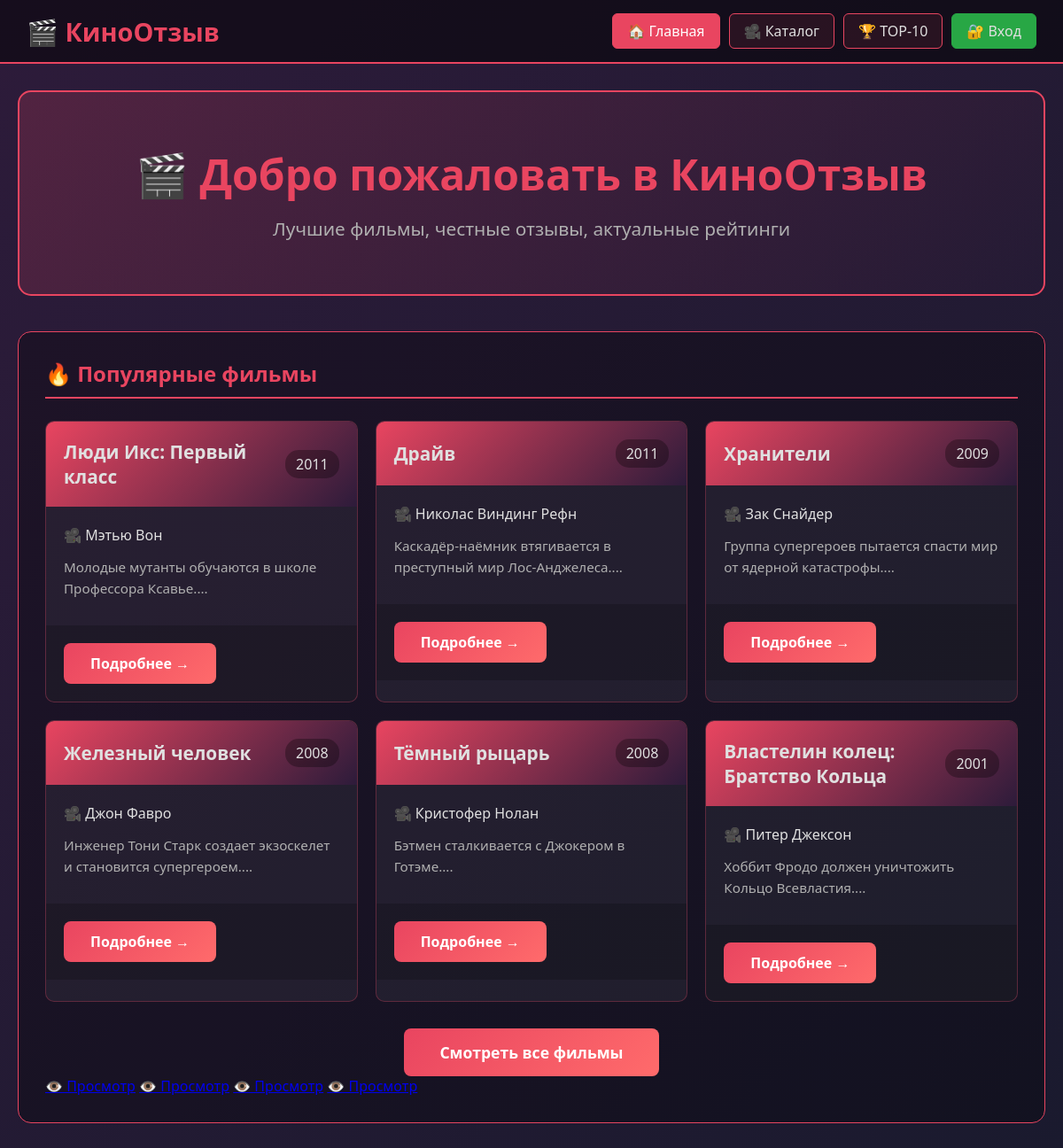
The page /hui123/my-new-project-film-strict/public/index.php on the database its author committed.
### tables this page shows
CREATE TABLE `movies` (
  `id` int(11) NOT NULL,
  `title` varchar(255) NOT NULL,
  `year` year(4) NOT NULL,
  `director` varchar(100) DEFAULT NULL,
  `description` text DEFAULT NULL
);

### hui123/my-new-project-film-strict/src/Controllers/MovieController.php (called while the page is built, shortened)
<?php
class MovieController {
    private $pdo;
    public function __construct($pdo) {
        $this->pdo = $pdo;
    }
    public function index() {
        $movies = Movie::getAll($this->pdo);
        $topMovies = array_slice($movies, 0, 6);
        require dirname(__DIR__) . '/Views/home.php';
    }
}
?>

### hui123/my-new-project-film-strict/src/Models/Movie.php (called while the page is built, shortened)
<?php
class Movie {
    public static function getAll(PDO $pdo) {
        try {
            $stmt = $pdo->query("SELECT id, title, year, director, description FROM movies ORDER BY year DESC");
            $rows = $stmt->fetchAll(PDO::FETCH_ASSOC);
            $movies = [];
            foreach ($rows as $row) {
                $movie = new self($pdo);
                $movie->id = $row['id'];
                $movie->title = $row['title'];
                $movie->year = $row['year'];
                $movie->director = $row['director'];
                $movie->description = $row['description'];
                $movies[] = $movie;
            }
            return $movies;
        } catch (PDOException $e) {
            error_log("Ошибка получения списка фильмов: " . $e->getMessage());
            return [];
        }
    }
}
?>

### hui123/my-new-project-film-strict/src/Helpers/functions.php (called while the page is built)
<?php
function e($text) {
    return htmlspecialchars($text ?? '', ENT_QUOTES, 'UTF-8');
}
?>

### hui123/my-new-project-film-strict/src/Views/home.php (the view, shortened to what this page needs)
<div class="hero">
    <h1>🎬 Добро пожаловать в КиноОтзыв</h1>
    <p>Лучшие фильмы, честные отзывы, актуальные рейтинги</p>
</div>
<div class="section">
    <h2>🔥 Популярные фильмы</h2>
    <div class="movies-grid">
        <?php foreach ($topMovies as $movie): ?>
            <div class="movie-card">
                <div class="movie-card-header">
                    <h3><?= e($movie->title) ?></h3>
                    <span class="year"><?= e($movie->year) ?></span>
                </div>
                <div class="movie-card-body">
                    <p><strong>🎥</strong> <?= e($movie->director) ?></p>
                    <p class="description"><?= e(mb_substr($movie->description, 0, 100)) ?>...</p>
                </div>
                <div class="movie-card-footer">
                    <a href="?page=movie&id=<?= $movie->id ?>" class="btn">Подробнее →</a>
                </div>
            </div>
        <?php endforeach; ?>
    </div>
    <div style="text-align: center; margin-top: 30px;">
        <a href="?page=movies" class="btn" style="padding: 15px 40px; font-size: 1.1em;">Смотреть все фильмы</a>
    </div>
    <a href="?page=top10" class="btn-view">👁️ Просмотр</a>
<a href="?page=all_reviews" class="btn-view">👁️ Просмотр</a>
<a href="?page=user_stats" class="btn-view">👁️ Просмотр</a>
<a href="?page=movie_reviews" class="btn-view">👁️ Просмотр</a>
</div>

### hui123/my-new-project-film-strict/public/index.php (shortened to what this page needs)
<?php
spl_autoload_register(function ($class) {
    $prefixes = [
        'Controllers\\' => __DIR__ . '/../src/Controllers/',
        'Models\\' => __DIR__ . '/../src/Models/',
        'Exports\\' => __DIR__ . '/../src/Exports/',
    ];
    foreach ($prefixes as $prefix => $base_dir) {
        $len = strlen($prefix);
        if (strncmp($prefix, $class, $len) !== 0) {
            continue;
        }
        $relative_class = substr($class, $len);
        $file = $base_dir . str_replace('\\', '/', $relative_class) . '.php';
    }
});
require_once __DIR__ . '/../src/Helpers/functions.php';
$conn = getConnection();
$pdo = $conn[1];
$movieController = new Controllers\MovieController($pdo);
$page = $_GET['page'] ?? 'home';
$currentPage = $page;
?>
<!DOCTYPE html>
<html lang="ru">
<head>
    <link rel="stylesheet" href="css/style.css?v=<?= time() ?>">
</head>
<body>
    <div class="header">
        <div class="header-content">
            <a href="?page=home" class="logo">🎬 КиноОтзыв</a>
            <nav class="nav">
                <a href="?page=home" class="<?= $currentPage === 'home' ? 'active' : '' ?>">🏠 Главная</a>
                <a href="?page=movies" class="<?= $currentPage === 'movies' ? 'active' : '' ?>">🎥 Каталог</a>
                <a href="?page=top10" class="<?= $currentPage === 'top10' ? 'active' : '' ?>">🏆 TOP-10</a>
                <?php if (isset($_SESSION['user_id'])): ?>
                    <a href="?page=export" class="<?= $currentPage === 'export' ? 'active' : '' ?>">📄 Экспорт</a>
                    <span class="user-info">👤 <?= e($_SESSION['user_login']) ?></span>
                    <a href="?logout=1" style="background: #dc3545; border-color: #dc3545;">🚪 Выход</a>
                <?php else: ?>
                    <a href="?page=login" style="background: #28a745; border-color: #28a745;">🔐 Вход</a>
                <?php endif; ?>
            </nav>
        </div>
    </div>
    <div class="container">
        <?php
        switch ($page) {
            case 'home':
                $movieController->index();
                break;
        }
        ?>
    </div>
</body>
</html>

### hui123/my-new-project-film-strict/public/css/style.css (style rules this page uses)
* { margin: 0; padding: 0; box-sizing: border-box; }
body { font-family: 'Segoe UI', Tahoma, Geneva, Verdana, sans-serif; background: linear-gradient(135deg, #2d1b3a 0%, #1a1a2e 100%); min-height: 100vh; color: #e0e0e0; }
.header { background: rgba(0,0,0,0.5); padding: 15px 30px; border-bottom: 2px solid #e94560; }
.header-content { max-width: 1400px; margin: 0 auto; display: flex; justify-content: space-between; align-items: center; flex-wrap: wrap; gap: 15px; }
.logo { font-size: 1.8em; font-weight: bold; color: #e94560; text-decoration: none; }
.nav { display: flex; gap: 10px; flex-wrap: wrap; align-items: center; }
.nav a { padding: 8px 16px; background: rgba(233, 69, 96, 0.1); color: #e0e0e0; text-decoration: none; border: 1px solid #e94560; border-radius: 6px; transition: all 0.3s; }
.nav a:hover, .nav a.active { background: #e94560; color: white; }
.container { max-width: 1400px; margin: 30px auto; padding: 0 20px; }
.btn { display: inline-block; padding: 12px 30px; background: linear-gradient(135deg, #e94560, #ff6b6b); color: white; text-decoration: none; border-radius: 8px; border: none; cursor: pointer; font-size: 1em; font-weight: 600; transition: all 0.3s; }
.movies-grid { display: grid; grid-template-columns: repeat(auto-fill, minmax(350px, 1fr)); gap: 25px; }
.movie-card { background: rgba(255,255,255,0.05); border-radius: 12px; overflow: hidden; border: 1px solid rgba(233, 69, 96, 0.3); transition: all 0.3s; }
.movie-card-header { background: linear-gradient(135deg, #e94560, #2d1b3a); padding: 20px; display: flex; justify-content: space-between; align-items: center; }
.movie-card-header h3 { margin: 0; font-size: 1.4em; }
.year { background: rgba(0,0,0,0.3); padding: 5px 15px; border-radius: 20px; }
.movie-card-body { padding: 20px; }
.movie-card-body p { margin-bottom: 10px; line-height: 1.6; }
.description { color: #b0b0b0; font-size: 0.95em; }
.movie-card-footer { padding: 20px; background: rgba(0,0,0,0.2); }
.hero { text-align: center; padding: 60px 20px; background: linear-gradient(135deg, rgba(233,69,96,0.2), rgba(45,27,58,0.2)); border-radius: 15px; margin-bottom: 40px; border: 2px solid #e94560; }
.hero h1 { font-size: 3em; color: #e94560; margin-bottom: 15px; }
.hero p { font-size: 1.3em; color: #b0b0b0; }
.section { background: rgba(0,0,0,0.3); padding: 30px; border-radius: 15px; margin-bottom: 30px; border: 1px solid #e94560; }
.section h2 { color: #e94560; margin-bottom: 25px; padding-bottom: 10px; border-bottom: 2px solid #e94560; }

### hui123/my-new-project-film-strict/src/Views/home.php (style rules this page uses)
.hero { text-align: center; padding: 60px 20px; background: linear-gradient(135deg, rgba(233, 69, 96, 0.2), rgba(45, 27, 58, 0.2)); border-radius: 15px; margin-bottom: 40px; border: 2px solid #e94560; }
.hero h1 { font-size: 3em; color: #e94560; margin-bottom: 15px; }
.hero p { font-size: 1.3em; color: #b0b0b0; }
.section { background: rgba(0,0,0,0.3); padding: 30px; border-radius: 15px; margin-bottom: 30px; border: 1px solid #e94560; }
.section h2 { color: #e94560; margin-bottom: 25px; padding-bottom: 10px; border-bottom: 2px solid #e94560; }
.movies-grid { display: grid; grid-template-columns: repeat(auto-fill, minmax(300px, 1fr)); gap: 20px; }
.movie-card { background: rgba(255,255,255,0.05); border-radius: 10px; overflow: hidden; border: 1px solid rgba(233, 69, 96, 0.3); transition: transform 0.3s; }
.movie-card-header { background: linear-gradient(135deg, #e94560, #2d1b3a); padding: 20px; display: flex; justify-content: space-between; align-items: center; }
.movie-card-header h3 { margin: 0; font-size: 1.3em; }
.year { background: rgba(0,0,0,0.3); padding: 5px 12px; border-radius: 15px; }
.movie-card-body { padding: 20px; }
.description { color: #b0b0b0; font-size: 0.95em; }
.movie-card-footer { padding: 20px; background: rgba(0,0,0,0.2); }

### rows shown on the page
movies: title "Люди Икс: Первый класс", year "2011", director "Мэтью Вон", description "Молодые мутанты обучаются в школе Профессора Ксавье."
movies: title "Драйв", year "2011", director "Николас Виндинг Рефн", description "Каскадёр-наёмник втягивается в преступный мир Лос-Анджелеса."
movies: title "Хранители", year "2009", director "Зак Снайдер", description "Группа супергероев пытается спасти мир от ядерной катастрофы."
movies: title "Железный человек", year "2008", director "Джон Фавро", description "Инженер Тони Старк создает экзоскелет и становится супергероем."
movies: title "Тёмный рыцарь", year "2008", director "Кристофер Нолан", description "Бэтмен сталкивается с Джокером в Готэме."
movies: title "Властелин колец: Братство Кольца", year "2001", director "Питер Джексон", description "Хоббит Фродо должен уничтожить Кольцо Всевластия."
